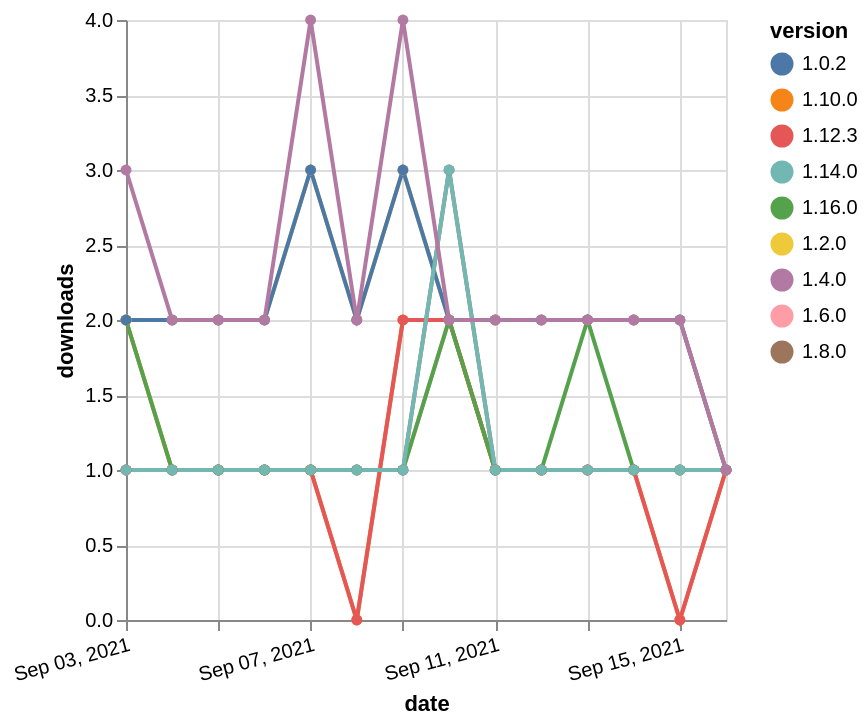

Specify this chart in Vega-Lite:
### Vega-Lite specification from a JSON file in a GitHub repository (floating-point values rounded to 4 significant figures)
{"$schema": "https://vega.github.io/schema/vega-lite/v5.json", "description": "A simple bar chart with embedded data.", "data": {"values": [{"date": "2021-09-03", "total": 230, "delta": 1, "version": "1.6.0"}, {"date": "2021-09-04", "total": 231, "delta": 1, "version": "1.6.0"}, {"date": "2021-09-05", "total": 232, "delta": 1, "version": "1.6.0"}, {"date": "2021-09-06", "total": 233, "delta": 1, "version": "1.6.0"}, {"date": "2021-09-07", "total": 234, "delta": 1, "version": "1.6.0"}, {"date": "2021-09-08", "total": 235, "delta": 1, "version": "1.6.0"}, {"date": "2021-09-09", "total": 236, "delta": 1, "version": "1.6.0"}, {"date": "2021-09-10", "total": 238, "delta": 2, "version": "1.6.0"}, {"date": "2021-09-11", "total": 239, "delta": 1, "version": "1.6.0"}, {"date": "2021-09-12", "total": 240, "delta": 1, "version": "1.6.0"}, {"date": "2021-09-13", "total": 241, "delta": 1, "version": "1.6.0"}, {"date": "2021-09-14", "total": 242, "delta": 1, "version": "1.6.0"}, {"date": "2021-09-15", "total": 243, "delta": 1, "version": "1.6.0"}, {"date": "2021-09-16", "total": 244, "delta": 1, "version": "1.6.0"}, {"date": "2021-09-03", "total": 321, "delta": 1, "version": "1.8.0"}, {"date": "2021-09-04", "total": 322, "delta": 1, "version": "1.8.0"}, {"date": "2021-09-05", "total": 323, "delta": 1, "version": "1.8.0"}, {"date": "2021-09-06", "total": 324, "delta": 1, "version": "1.8.0"}, {"date": "2021-09-07", "total": 325, "delta": 1, "version": "1.8.0"}, {"date": "2021-09-08", "total": 326, "delta": 1, "version": "1.8.0"}, {"date": "2021-09-09", "total": 327, "delta": 1, "version": "1.8.0"}, {"date": "2021-09-10", "total": 330, "delta": 3, "version": "1.8.0"}, {"date": "2021-09-11", "total": 331, "delta": 1, "version": "1.8.0"}, {"date": "2021-09-12", "total": 332, "delta": 1, "version": "1.8.0"}, {"date": "2021-09-13", "total": 333, "delta": 1, "version": "1.8.0"}, {"date": "2021-09-14", "total": 334, "delta": 1, "version": "1.8.0"}, {"date": "2021-09-15", "total": 335, "delta": 1, "version": "1.8.0"}, {"date": "2021-09-16", "total": 336, "delta": 1, "version": "1.8.0"}, {"date": "2021-09-03", "total": 176, "delta": 2, "version": "1.10.0"}, {"date": "2021-09-04", "total": 177, "delta": 1, "version": "1.10.0"}, {"date": "2021-09-05", "total": 178, "delta": 1, "version": "1.10.0"}, {"date": "2021-09-06", "total": 179, "delta": 1, "version": "1.10.0"}, {"date": "2021-09-07", "total": 180, "delta": 1, "version": "1.10.0"}, {"date": "2021-09-08", "total": 180, "delta": 0, "version": "1.10.0"}, {"date": "2021-09-09", "total": 182, "delta": 2, "version": "1.10.0"}, {"date": "2021-09-10", "total": 184, "delta": 2, "version": "1.10.0"}, {"date": "2021-09-11", "total": 185, "delta": 1, "version": "1.10.0"}, {"date": "2021-09-12", "total": 186, "delta": 1, "version": "1.10.0"}, {"date": "2021-09-13", "total": 187, "delta": 1, "version": "1.10.0"}, {"date": "2021-09-14", "total": 188, "delta": 1, "version": "1.10.0"}, {"date": "2021-09-15", "total": 188, "delta": 0, "version": "1.10.0"}, {"date": "2021-09-16", "total": 189, "delta": 1, "version": "1.10.0"}, {"date": "2021-09-03", "total": 155, "delta": 1, "version": "1.12.3"}, {"date": "2021-09-04", "total": 156, "delta": 1, "version": "1.12.3"}, {"date": "2021-09-05", "total": 157, "delta": 1, "version": "1.12.3"}, {"date": "2021-09-06", "total": 158, "delta": 1, "version": "1.12.3"}, {"date": "2021-09-07", "total": 159, "delta": 1, "version": "1.12.3"}, {"date": "2021-09-08", "total": 159, "delta": 0, "version": "1.12.3"}, {"date": "2021-09-09", "total": 161, "delta": 2, "version": "1.12.3"}, {"date": "2021-09-10", "total": 163, "delta": 2, "version": "1.12.3"}, {"date": "2021-09-11", "total": 164, "delta": 1, "version": "1.12.3"}, {"date": "2021-09-12", "total": 165, "delta": 1, "version": "1.12.3"}, {"date": "2021-09-13", "total": 166, "delta": 1, "version": "1.12.3"}, {"date": "2021-09-14", "total": 167, "delta": 1, "version": "1.12.3"}, {"date": "2021-09-15", "total": 167, "delta": 0, "version": "1.12.3"}, {"date": "2021-09-16", "total": 168, "delta": 1, "version": "1.12.3"}, {"date": "2021-09-03", "total": 117, "delta": 2, "version": "1.16.0"}, {"date": "2021-09-04", "total": 118, "delta": 1, "version": "1.16.0"}, {"date": "2021-09-05", "total": 119, "delta": 1, "version": "1.16.0"}, {"date": "2021-09-06", "total": 120, "delta": 1, "version": "1.16.0"}, {"date": "2021-09-07", "total": 121, "delta": 1, "version": "1.16.0"}, {"date": "2021-09-08", "total": 122, "delta": 1, "version": "1.16.0"}, {"date": "2021-09-09", "total": 123, "delta": 1, "version": "1.16.0"}, {"date": "2021-09-10", "total": 125, "delta": 2, "version": "1.16.0"}, {"date": "2021-09-11", "total": 126, "delta": 1, "version": "1.16.0"}, {"date": "2021-09-12", "total": 127, "delta": 1, "version": "1.16.0"}, {"date": "2021-09-13", "total": 129, "delta": 2, "version": "1.16.0"}, {"date": "2021-09-14", "total": 130, "delta": 1, "version": "1.16.0"}, {"date": "2021-09-15", "total": 131, "delta": 1, "version": "1.16.0"}, {"date": "2021-09-16", "total": 132, "delta": 1, "version": "1.16.0"}, {"date": "2021-09-03", "total": 2563, "delta": 2, "version": "1.2.0"}, {"date": "2021-09-04", "total": 2565, "delta": 2, "version": "1.2.0"}, {"date": "2021-09-05", "total": 2567, "delta": 2, "version": "1.2.0"}, {"date": "2021-09-06", "total": 2569, "delta": 2, "version": "1.2.0"}, {"date": "2021-09-07", "total": 2572, "delta": 3, "version": "1.2.0"}, {"date": "2021-09-08", "total": 2574, "delta": 2, "version": "1.2.0"}, {"date": "2021-09-09", "total": 2577, "delta": 3, "version": "1.2.0"}, {"date": "2021-09-10", "total": 2579, "delta": 2, "version": "1.2.0"}, {"date": "2021-09-11", "total": 2581, "delta": 2, "version": "1.2.0"}, {"date": "2021-09-12", "total": 2583, "delta": 2, "version": "1.2.0"}, {"date": "2021-09-13", "total": 2585, "delta": 2, "version": "1.2.0"}, {"date": "2021-09-14", "total": 2587, "delta": 2, "version": "1.2.0"}, {"date": "2021-09-15", "total": 2589, "delta": 2, "version": "1.2.0"}, {"date": "2021-09-16", "total": 2590, "delta": 1, "version": "1.2.0"}, {"date": "2021-09-03", "total": 2523, "delta": 2, "version": "1.0.2"}, {"date": "2021-09-04", "total": 2525, "delta": 2, "version": "1.0.2"}, {"date": "2021-09-05", "total": 2527, "delta": 2, "version": "1.0.2"}, {"date": "2021-09-06", "total": 2529, "delta": 2, "version": "1.0.2"}, {"date": "2021-09-07", "total": 2532, "delta": 3, "version": "1.0.2"}, {"date": "2021-09-08", "total": 2534, "delta": 2, "version": "1.0.2"}, {"date": "2021-09-09", "total": 2537, "delta": 3, "version": "1.0.2"}, {"date": "2021-09-10", "total": 2539, "delta": 2, "version": "1.0.2"}, {"date": "2021-09-11", "total": 2541, "delta": 2, "version": "1.0.2"}, {"date": "2021-09-12", "total": 2543, "delta": 2, "version": "1.0.2"}, {"date": "2021-09-13", "total": 2545, "delta": 2, "version": "1.0.2"}, {"date": "2021-09-14", "total": 2547, "delta": 2, "version": "1.0.2"}, {"date": "2021-09-15", "total": 2549, "delta": 2, "version": "1.0.2"}, {"date": "2021-09-16", "total": 2550, "delta": 1, "version": "1.0.2"}, {"date": "2021-09-03", "total": 179, "delta": 1, "version": "1.14.0"}, {"date": "2021-09-04", "total": 180, "delta": 1, "version": "1.14.0"}, {"date": "2021-09-05", "total": 181, "delta": 1, "version": "1.14.0"}, {"date": "2021-09-06", "total": 182, "delta": 1, "version": "1.14.0"}, {"date": "2021-09-07", "total": 183, "delta": 1, "version": "1.14.0"}, {"date": "2021-09-08", "total": 184, "delta": 1, "version": "1.14.0"}, {"date": "2021-09-09", "total": 185, "delta": 1, "version": "1.14.0"}, {"date": "2021-09-10", "total": 188, "delta": 3, "version": "1.14.0"}, {"date": "2021-09-11", "total": 189, "delta": 1, "version": "1.14.0"}, {"date": "2021-09-12", "total": 190, "delta": 1, "version": "1.14.0"}, {"date": "2021-09-13", "total": 191, "delta": 1, "version": "1.14.0"}, {"date": "2021-09-14", "total": 192, "delta": 1, "version": "1.14.0"}, {"date": "2021-09-15", "total": 193, "delta": 1, "version": "1.14.0"}, {"date": "2021-09-16", "total": 194, "delta": 1, "version": "1.14.0"}, {"date": "2021-09-03", "total": 2451, "delta": 3, "version": "1.4.0"}, {"date": "2021-09-04", "total": 2453, "delta": 2, "version": "1.4.0"}, {"date": "2021-09-05", "total": 2455, "delta": 2, "version": "1.4.0"}, {"date": "2021-09-06", "total": 2457, "delta": 2, "version": "1.4.0"}, {"date": "2021-09-07", "total": 2461, "delta": 4, "version": "1.4.0"}, {"date": "2021-09-08", "total": 2463, "delta": 2, "version": "1.4.0"}, {"date": "2021-09-09", "total": 2467, "delta": 4, "version": "1.4.0"}, {"date": "2021-09-10", "total": 2469, "delta": 2, "version": "1.4.0"}, {"date": "2021-09-11", "total": 2471, "delta": 2, "version": "1.4.0"}, {"date": "2021-09-12", "total": 2473, "delta": 2, "version": "1.4.0"}, {"date": "2021-09-13", "total": 2475, "delta": 2, "version": "1.4.0"}, {"date": "2021-09-14", "total": 2477, "delta": 2, "version": "1.4.0"}, {"date": "2021-09-15", "total": 2479, "delta": 2, "version": "1.4.0"}, {"date": "2021-09-16", "total": 2480, "delta": 1, "version": "1.4.0"}]}, "width": "container", "mark": {"type": "line", "point": {"filled": true}}, "encoding": {"x": {"field": "date", "type": "temporal", "timeUnit": "yearmonthdate", "title": "date", "axis": {"labelAngle": -15}}, "y": {"field": "delta", "type": "quantitative", "title": "downloads"}, "color": {"field": "version", "type": "nominal"}, "tooltip": {"field": "delta"}}}
